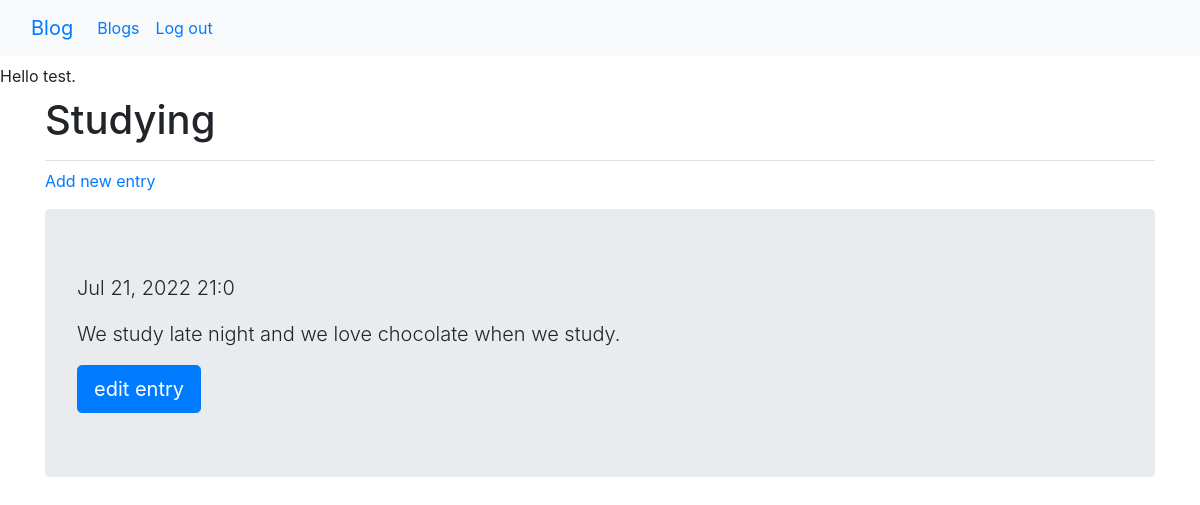
The app's page /blogs/5/ (signed in), older data.
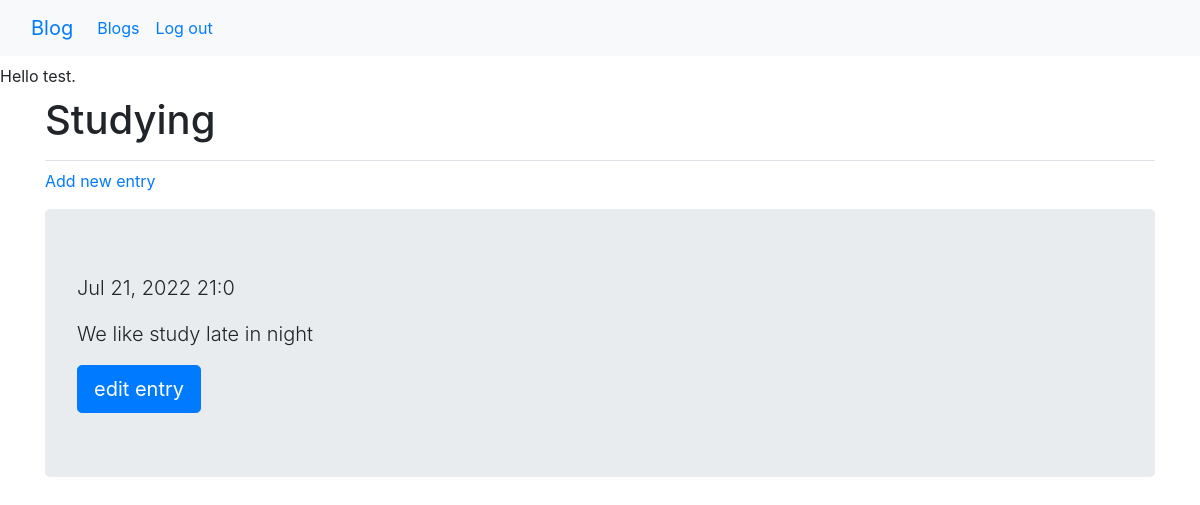
The same page, newer data.
### blog/models.py (models this page shows, shortened)
class BlogEntry(models.Model):
    topic = models.ForeignKey(BlogPost, on_delete=models.CASCADE) # on delete tells django when topic is deleted all data connected to topic are deleted too
    textentry = models.TextField() # just normal Text field with unlimited letters
    date_added = models.DateTimeField(auto_now_add=True)
    class Meta:
        verbose_name_plural = 'entries'

### blog/views.py (the view)
# urls.py: path('blogs/<int:blog_id>/', views.blog, name='blog'), # view given blog
@login_required
def blog(request, blog_id):
    blog = BlogPost.objects.get(id=blog_id) # show blogpost by id
    if blog.owner != request.user: #   make sure the topic belongs to the current user
        raise Http404
    entries = blog.blogentry_set.order_by("-date_added")    # that - symbol reverse the entries
    context = {'blog': blog, 'entries': entries}
    return render(request, 'blog/blog.html', context)

### blog/models.py (called while the page is built)
    def __str__(self): # return name of the blogpost
        return self.text

### blog/templates/blog/blog.html
{% extends "blog/base.html" %}
{% block page_header %}
    <h1>{{blog}} </h1>
{% endblock page_header %}
{% block content %}
    <p><a href="{% url 'blog:new_entry' blog.id %}"> Add new entry</a></p>
        {% for entry in entries %}
        <div class="jumbotron">
            <p class="lead"> {{ entry.date_added|date:"M d, Y H:I" }} </p>
            <p class="lead"> {{ entry.textentry }} </p>
            <a class="btn btn-lg btn-primary" href="{% url 'blog:edit_entry' entry.id %}"
                role="button"> edit entry</a>
        </div>
        {% empty %}
        <p>There are no entries for this topic yet.</p>
        {% endfor %}
 {% endblock content %}

Row changes from the older to the newer data that the page shows:
changed BlogEntry: textentry "We study late night and we love chocolate when we study." → "We like study late in night"
